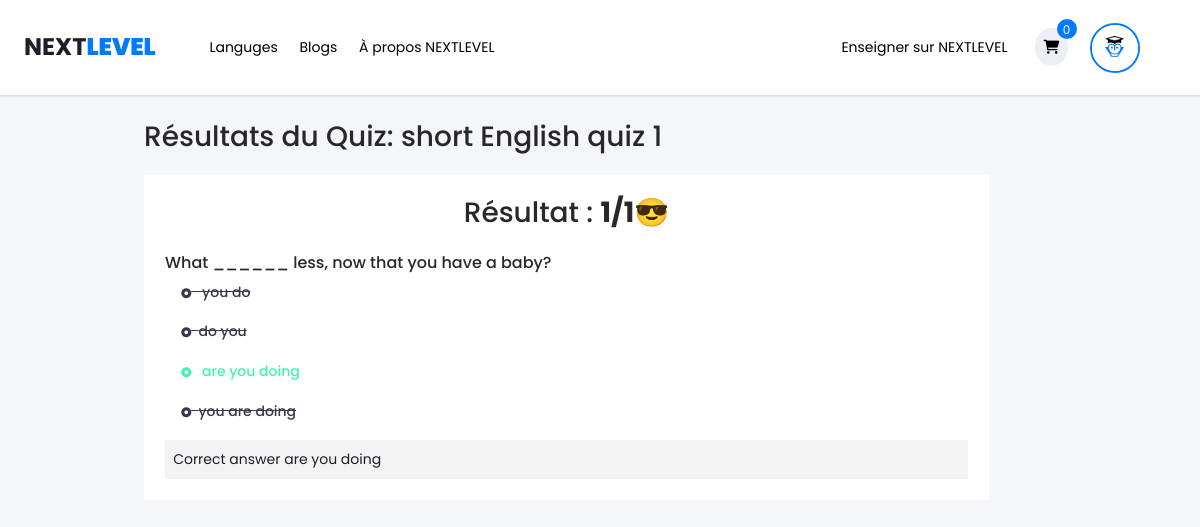
The app's page /quize_reponse.php?id_quiz=27 (signed in) with its own data.
### tables this page shows
CREATE TABLE `user` (
  `id_user` int(11) NOT NULL,
  `nome` varchar(100) NOT NULL,
  `prenom` varchar(100) NOT NULL,
  `email` varchar(250) NOT NULL,
  `password` varchar(250) NOT NULL,
  `user_image` varchar(250) NOT NULL
);

CREATE TABLE `quize` (
  `id_quize` int(11) NOT NULL,
  `id_section` int(11) NOT NULL,
  `titre` varchar(250) NOT NULL
);

CREATE TABLE `quize_reponse` (
  `id_reponse` int(11) NOT NULL,
  `id_user` int(11) NOT NULL,
  `id_quiz` int(11) NOT NULL,
  `id_question` int(11) NOT NULL,
  `reponse_user` varchar(250) NOT NULL
);

CREATE TABLE `question` (
  `id_question` int(11) NOT NULL,
  `id_quize` int(11) NOT NULL,
  `question` varchar(250) NOT NULL,
  `reponse1` varchar(250) NOT NULL,
  `reponse2` varchar(250) NOT NULL,
  `reponse3` varchar(250) NOT NULL,
  `reponse4` varchar(250) NOT NULL,
  `bonne_reponse` varchar(250) NOT NULL,
  `accessoires` varchar(250) NOT NULL,
  `explication` text NOT NULL,
  `type` varchar(20) NOT NULL
);

### quize_reponse.php (the view, shortened to what this page needs)
<!DOCTYPE html>
<html lang="en">
<head>
<link rel="stylesheet" type="text/css" href="styles/bootstrap4/bootstrap.min.css">
<link href="plugins/fontawesome-free-6.1.1-web/css/all.min.css" rel="stylesheet" type="text/css">
<link rel="stylesheet" type="text/css" href="plugins/OwlCarousel2-2.2.1/owl.carousel.css">
<link rel="stylesheet" type="text/css" href="plugins/OwlCarousel2-2.2.1/owl.theme.default.css">
<link rel="stylesheet" type="text/css" href="plugins/OwlCarousel2-2.2.1/animate.css">
<link rel="stylesheet" type="text/css" href="styles/main_styles.css">
<link rel="stylesheet" type="text/css" href="styles/responsive.css">
<link rel="stylesheet" type="text/css" href="styles/cart.css">
</head>
<body>
    <?php
	      include("inc/header.php");
    ?>
   <div class="quize_reponse">
      <?php
            $id_quiz=$_GET['id_quiz'];
            $get_quiz=$con->prepare("select * from quize where id_quize='$id_quiz'");
            $get_quiz->setFetchMode(PDO:: FETCH_ASSOC);
            $get_quiz->execute();
            $row=$get_quiz->fetch();
        ?>
        <h3>Résultats du Quiz: <?php echo $row['titre']?></h3>
        <div class="reponse">
        <?php
             $id_user=$_SESSION['id_user'];
             $get_question=$con->prepare("select * from question where 	id_quize='$id_quiz'");
             $get_question->setFetchMode(PDO:: FETCH_ASSOC);
             $get_question->execute();
             $count=$get_question->rowCount();
             $i=0;
             while($sub_row=$get_question->fetch()){
                $id_question=$sub_row['id_question'];
                $quize_reponse=$con->prepare("select * from quize_reponse where id_question=' $id_question' and id_user='$id_user'");
                $quize_reponse->setFetchMode(PDO:: FETCH_ASSOC);
                $quize_reponse->execute();
                while($reponse_row= $quize_reponse->fetch()){
                    if($reponse_row['reponse_user']==$sub_row['bonne_reponse']){
                         $i++;
                    }
                }}
                    if($i/$count == 1){
                         $icon="&#128526;";
                    }else{
                        if($i/$count < 0.5){
                            $icon="&#128528;";
                        }else{
                            $icon="&#128515;";
                        }
                    }
                ?>
            <h3>Résultat : <b><?php echo $i?>/<?php echo $count?></b><?php echo $icon ?></h3>
            <div class="resultat">
            <?php
             $id_user=$_SESSION['id_user'];
             $get_question=$con->prepare("select * from question where 	id_quize='$id_quiz'");
             $get_question->setFetchMode(PDO:: FETCH_ASSOC);
             $get_question->execute();
             while($sub_row=$get_question->fetch()){
                $id_question=$sub_row['id_question'];
                $quize_reponse=$con->prepare("select * from quize_reponse where id_question=' $id_question' and id_user='$id_user'");
                $quize_reponse->setFetchMode(PDO:: FETCH_ASSOC);
                $quize_reponse->execute();
                while($reponse_row= $quize_reponse->fetch()){
        ?>
                     <h5><?php echo $sub_row['question']?></h5>
                     <p class="<?php if($sub_row['reponse1'] == $sub_row['bonne_reponse']){ echo "vrai";}else{if($sub_row['reponse1']==$reponse_row['reponse_user']){echo "faux";}else{ echo "reponse_faux";}}?>"> <i class="fa-solid fa-circle-dot"></i>&nbsp;&nbsp;<?php echo $sub_row['reponse1']?></p>
                     <p class="<?php if($sub_row['reponse2'] == $sub_row['bonne_reponse']){ echo "vrai";}else{if($sub_row['reponse2']==$reponse_row['reponse_user']){echo "faux";}else{ echo "reponse_faux";}}?>"> <i class="fa-solid fa-circle-dot"></i>&nbsp;&nbsp;<?php echo $sub_row['reponse2']?></p>
                     <p class="<?php if($sub_row['reponse3'] == $sub_row['bonne_reponse']){ echo "vrai";}else{ if($sub_row['reponse3']==$reponse_row['reponse_user']){echo "faux";}else{ echo "reponse_faux";}}?>"> <i class="fa-solid fa-circle-dot"></i>&nbsp;&nbsp;<?php echo $sub_row['reponse3']?></p>
                     <p class="<?php if($sub_row['reponse4'] == $sub_row['bonne_reponse']){ echo "vrai";}else{ if($sub_row['reponse4']==$reponse_row['reponse_user']){echo "faux";}else{ echo "reponse_faux";}}?>"> <i class="fa-solid fa-circle-dot"></i>&nbsp;&nbsp;<?php echo $sub_row['reponse4']?></p>
                     <div class="demonstration">
                          <?php echo $sub_row['explication']?>
                     </div>
                     <?php }
                }?>
             </div>
        </div>
   </div>
</body>
</html>

### inc/header.php (shortened to what this page needs)
<?php
	include("inc/db.php");
	?>
	<header class="header trans_300">
      <nav>
	  <div class="main_nav_container">
				<div class="row">
					   <div  class="col-lg-12 text-right">
						        <div class="logo_container">
							          <a href="index.php">Next<b>Level</b></a>
						        </div>
						         <div class="menu">
								      <ul class='menu_right'>
					                     <li><a href="#">Languges</a></li>
				                         <li><a href="blog.php">Blogs</a></li>
				                         <li><a href="about_us.php">À propos NEXTLEVEL</a></li>
							         </ul>
									  <ul class='menu_left'>
										  <?php
										   $j=0;
									 if(isset($_SESSION['id_user'])){
										 $id_user=$_SESSION['id_user'];
										 $get_ens=$con->prepare("select * from enseignant where id_user='$id_user'");
										 $get_ens->setFetchMode(PDO:: FETCH_ASSOC);
										 $get_ens->execute();
										 $count=$get_ens->rowCount();
										 if($count == 1){
										    echo ' <li class="bessnis"><a href="cours.php">Enseigner sur NEXTLEVEL</a></li>';
										}else{
											echo ' <li style="cursor: pointer;" class="bessnis" data-toggle="modal" data-target="#demande">Enseigner sur NEXTLEVEL</li>';
										 }
									           echo '<li id="some_div" class="checkout"><a href="cart.php"><i class="fa fa-shopping-cart" aria-hidden="true"></i><span id="checkout_items" class="checkout_items">'. $j.'</span></a></li>';
										}else{
                                               echo '<li class="checkout"><a href="cart.php"><i class="fa fa-shopping-cart" aria-hidden="true"></i><span id="checkout_items" class="checkout_items">0</span></a></li>';
										}
									 ?>
										<?php  if(isset($_SESSION['id_user'])){
											   $id_user=$_SESSION['id_user'];
											   $get_user=$con->prepare("select * from user where id_user='$id_user'");
											   $get_user->setFetchMode(PDO:: FETCH_ASSOC);
											   $get_user->execute();
											   $row=$get_user->fetch();
                                          echo'
										  <li><div class="profile-photo">
												   <img  src="images/'.$row['user_image'].'">
												   <div class="dropdown-content">
												        <a href="profile.php?profile"><i class="fa-solid fa-circle-user"></i>&nbsp;&nbsp;&nbsp;&nbsp;Profile</a>
												        <a href="profile.php?msg"><i class="fa-regular fa-envelope"></i>&nbsp;&nbsp;&nbsp;&nbsp;Message</a>
												        <a href="logout.php"><i class="fa-solid fa-arrow-right-from-bracket"></i>&nbsp;&nbsp;&nbsp;&nbsp;Logout</a>
												   </div>
										      </div>
									      </li>
										  ';
									  } ?>
								 </div>
                       </div>
                </div>
     </div>
	  </nav>
	</header>

### styles/main_styles.css (style rules this page uses)
* { margin: 0; padding: 0; }
body { font-family: 'Poppins', sans-serif; font-size: 14px; line-height: 23px; font-weight: 400; background: #FFFFFF; color: #1e1e27; }
div { display: block; position: relative; -webkit-box-sizing: border-box; -moz-box-sizing: border-box; box-sizing: border-box; }
ul { list-style: none; margin-bottom: 0px; }
p { font-family: 'Poppins', sans-serif; font-size: 14px; line-height: 1.7; font-weight: 500; color: #989898; -webkit-font-smoothing: antialiased; -webkit-text-shadow: rgba(0,0,0,.01) 0 0 1px; text-shadow: rgba(0,0,0,.01) 0 0 1px; }
a, a:hover, a:visited, a:active, a:link { text-decoration: none; -webkit-font-smoothing: antialiased; -webkit-text-shadow: rgba(0,0,0,.01) 0 0 1px; text-shadow: rgba(0,0,0,.01) 0 0 1px; }
h3 { font-size: 28px; }
h5 { font-size: 16px; }
h1, h2, h3, h4, h5, h6 { color: #282828; -webkit-font-smoothing: antialiased; -webkit-text-shadow: rgba(0,0,0,.01) 0 0 1px; text-shadow: rgba(0,0,0,.01) 0 0 1px; }
.trans_300 { -webkit-transition: all 300ms ease; -moz-transition: all 300ms ease; -ms-transition: all 300ms ease; -o-transition: all 300ms ease; transition: all 300ms ease; }
.header { position: fixed; top: 0; left: 0; width: 100%; background: #FFFFFF; z-index: 10; }
.main_nav_container { width: 100%; background: #FFFFFF; box-shadow: rgba(0, 0, 0, 0.1) 0px 1px 3px 0px, rgba(0, 0, 0, 0.06) 0px 1px 2px 0px; padding-left: 2%; padding-right: 5%; }
.menu_left li a { padding:9px; justify-content: center; align-items: center; position: relative; color: #1e1e27; -webkit-transition: color 0.3s ease; -moz-transition: color 0.3s ease; -ms-transition: color 0.3s ease; -o-transition: color 0.3s ease; transition: color 0.3s ease; }
.checkout a { background: #eceff6; border-radius: 50%; }
.checkout_items { display: -webkit-box; display: -moz-box; display: -ms-flexbox; display: -webkit-flex; display: flex; flex-direction: column; justify-content: center; align-items: center; position: absolute; top: -9px; left: 22px; width: 20px; height: 20px; border-radius: 50%; background: #007bff; font-size: 12px; color: #FFFFFF; }
.logo_container { position: absolute; top: 50%; -webkit-transform: translateY(-50%); -moz-transform: translateY(-50%); -ms-transform: translateY(-50%); -o-transform: translateY(-50%); transform: translateY(-50%); left: 15px; }
.logo_container a { font-size: 24px; color: #1e1e27; font-weight: 700; text-transform: uppercase; }
.logo_container a b { color: #007bff; }
.profile-photo img { border:2px solid #007bff; width:50px; height:50px; overflow: hidden; border-radius: 50%; cursor: pointer; }
.menu ul { display:inline-block; }
.menu_left { text-align: center; }
.menu_right { float: left; }
.main_nav_container .menu { margin-left:15%; }
.main_nav_container .menu ul li { display: inline-block; line-height: 95px; margin-left:18px; }
.main_nav_container .menu ul li a { color:black; }
.profile-photo { position: relative; display: inline-block; }
.quize_reponse { margin-top:10%; width:88%; margin-left:12%; margin-right:10%; }
.reponse { width:80%; margin-top: 2%; padding: 2%; margin-bottom: 2%; background: #FFFFFF; height:auto; }
.reponse h3 { text-align: center; }
.reponse h5 { margin-top:3%; }
.reponse p { margin-left:2%; color:#363949; }
.reponse p i { font-size:10px; }
.reponse .vrai { color:#41f1b5; }
.reponse .reponse_faux { text-decoration: line-through; }
.demonstration { padding: 1%; background: #f3f3f3; }
.fa { display: inline-block; font: normal normal normal 14px/1 FontAwesome; font-size: inherit; text-rendering: auto; -webkit-font-smoothing: antialiased; -moz-osx-font-smoothing: grayscale; }

### quize_reponse.php (style rules this page uses)
body { background: #f5f6f9; }

### records on screen
user: user_image (picture)
quize: titre "short English quiz 1"
quize_reponse: id_question.question "What ______ less, now that you have a baby?", id_question.reponse1 "you do", id_question.reponse2 "do you", id_question.reponse3 "are you doing", id_question.reponse4 "you are doing", id_question.explication "Correct answer are you doing"

### other values on screen
$j "0"
$i "1"
$count "1"
$icon "😎"
